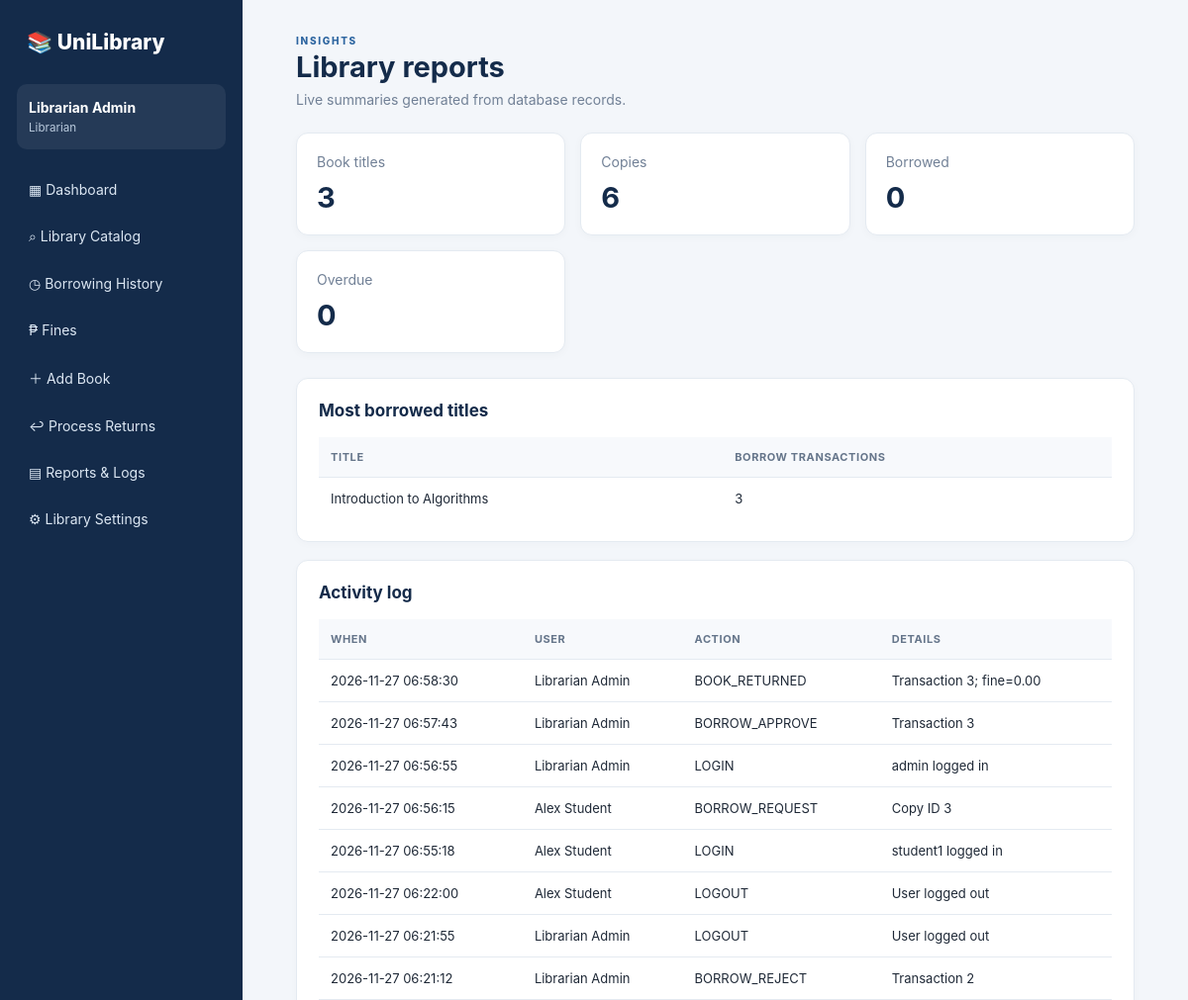
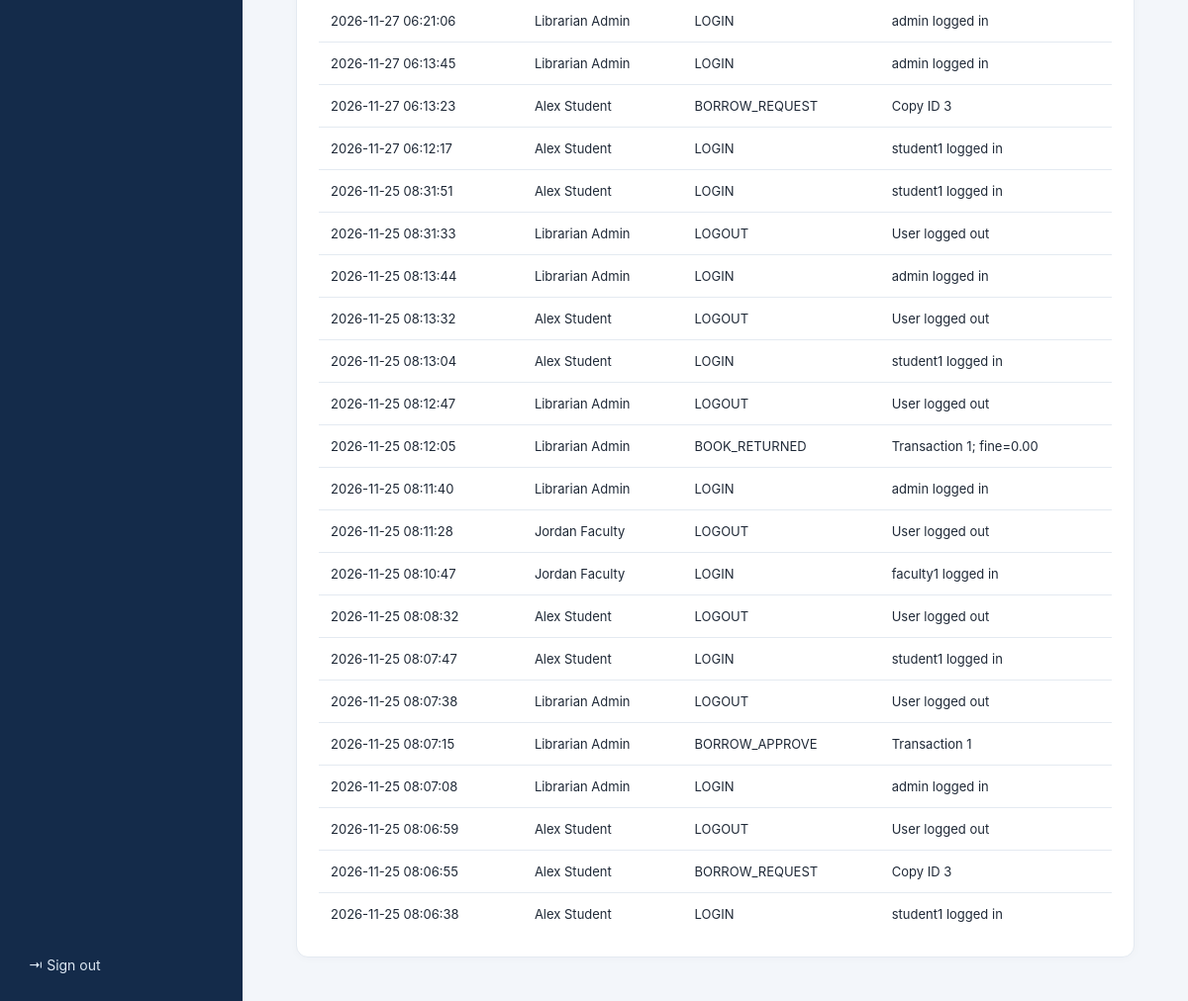
The app's page /reports (signed in) with its own data (2 pictures, top to bottom).
### tables this page shows
CREATE TABLE users (
 id INTEGER PRIMARY KEY AUTOINCREMENT,
 username TEXT NOT NULL UNIQUE,
 password_hash TEXT NOT NULL,
 full_name TEXT NOT NULL,
 email TEXT NOT NULL UNIQUE,
 role TEXT NOT NULL CHECK(role IN ('librarian','student','faculty')),
 student_number TEXT,
 department TEXT,
 created_at TEXT NOT NULL DEFAULT CURRENT_TIMESTAMP
);

CREATE TABLE books (
 id INTEGER PRIMARY KEY AUTOINCREMENT,
 isbn TEXT UNIQUE,
 title TEXT NOT NULL,
 publisher TEXT,
 publication_year INTEGER,
 category_id INTEGER REFERENCES categories(id) ON DELETE SET NULL,
 description TEXT,
 created_at TEXT NOT NULL DEFAULT CURRENT_TIMESTAMP
);

CREATE TABLE activity_logs (
 id INTEGER PRIMARY KEY AUTOINCREMENT,
 user_id INTEGER REFERENCES users(id),
 action TEXT NOT NULL,
 details TEXT,
 created_at TEXT NOT NULL DEFAULT CURRENT_TIMESTAMP
);

### app.py (the view)
@app.route("/reports")
@roles("librarian")
def reports():
    stats = dashboard_counts()
    with connect() as db:
        popular = db.execute("""SELECT b.title,COUNT(t.id) total FROM books b
          JOIN book_copies c ON c.book_id=b.id JOIN borrow_transactions t ON t.copy_id=c.id
          GROUP BY b.id ORDER BY total DESC LIMIT 10""").fetchall()
        logs = db.execute("""SELECT l.*,u.full_name FROM activity_logs l LEFT JOIN users u ON u.id=l.user_id
          ORDER BY l.id DESC LIMIT 30""").fetchall()
    return render_template("admin/reports.html", stats=stats, popular=popular, logs=logs)

### app.py (called while the page is built)
def current_user():
    if "user_id" not in session: return None
    with connect() as db:
        return db.execute("SELECT * FROM users WHERE id=?", (session["user_id"],)).fetchone()

def login_required(fn):
    @wraps(fn)
    def wrapper(*args, **kwargs):
        if not current_user():
            flash("Please log in first.", "warning")
            return redirect(url_for("login"))
        return fn(*args, **kwargs)
    return wrapper

def roles(*allowed):
    def decorator(fn):
        @wraps(fn)
        @login_required
        def wrapper(*args, **kwargs):
            user = current_user()
            if user["role"] not in allowed: abort(403)
            return fn(*args, **kwargs)
        return wrapper
    return decorator

@app.context_processor
def inject_user():
    return {"logged_user": current_user()}

### database.py (called while the page is built)
def connect():
    DB_PATH.parent.mkdir(parents=True, exist_ok=True)
    conn = sqlite3.connect(DB_PATH)
    conn.row_factory = sqlite3.Row
    conn.execute("PRAGMA foreign_keys = ON")
    return conn

### services/report_service.py (called while the page is built, shortened)
def dashboard_counts(user_id=None):
    with connect() as db:
        if user_id is None:
            return {
                "books": db.execute("SELECT COUNT(*) FROM books").fetchone()[0],
                "copies": db.execute("SELECT COUNT(*) FROM book_copies").fetchone()[0],
                "borrowed": db.execute("SELECT COUNT(*) FROM borrow_transactions WHERE status IN ('borrowed','overdue')").fetchone()[0],
                "pending": db.execute("SELECT COUNT(*) FROM borrow_transactions WHERE status='pending'").fetchone()[0],
                "overdue": db.execute("SELECT COUNT(*) FROM borrow_transactions WHERE status='overdue' OR (status='borrowed' AND due_date < date('now'))").fetchone()[0],
                "users": db.execute("SELECT COUNT(*) FROM users").fetchone()[0],
            }

### templates/admin/reports.html
{% extends "base.html" %}{% block title %}Reports{% endblock %}{% block content %}
<div class="page-head"><div><p class="eyebrow">INSIGHTS</p><h1>Library reports</h1><p class="muted">Live summaries generated from database records.</p></div></div>
<div class="stats"><div class="stat"><span>Book titles</span><strong>{{ stats.books }}</strong></div><div class="stat"><span>Copies</span><strong>{{ stats.copies }}</strong></div><div class="stat"><span>Borrowed</span><strong>{{ stats.borrowed }}</strong></div><div class="stat"><span>Overdue</span><strong>{{ stats.overdue }}</strong></div></div>
<section class="panel"><h2>Most borrowed titles</h2><div class="table-wrap"><table><thead><tr><th>Title</th><th>Borrow transactions</th></tr></thead><tbody>{% for p in popular %}<tr><td>{{ p.title }}</td><td>{{ p.total }}</td></tr>{% else %}<tr><td colspan="2" class="empty">No borrowing data yet.</td></tr>{% endfor %}</tbody></table></div></section>
<section class="panel"><h2>Activity log</h2><div class="table-wrap"><table><thead><tr><th>When</th><th>User</th><th>Action</th><th>Details</th></tr></thead><tbody>{% for l in logs %}<tr><td>{{ l.created_at }}</td><td>{{ l.full_name or 'System' }}</td><td>{{ l.action }}</td><td>{{ l.details }}</td></tr>{% endfor %}</tbody></table></div></section>
{% endblock %}

### templates/base.html (shortened to what this page needs)
<!doctype html>
<html lang="en"><head><meta charset="utf-8"><meta name="viewport" content="width=device-width, initial-scale=1">
<title>{% block title %}University Library{% endblock %}</title><link rel="stylesheet" href="{{ url_for('static', filename='css/style.css') }}"></head>
<body>
{% if logged_user %}
<aside class="sidebar"><div class="brand">📚 <span>UniLibrary</span></div>
<div class="user-mini"><strong>{{ logged_user.full_name }}</strong><small>{{ logged_user.role|title }}</small></div>
<nav>
<a href="{{ url_for('dashboard') }}">▦ Dashboard</a><a href="{{ url_for('catalog') }}">⌕ Library Catalog</a>
<a href="{{ url_for('history') }}">◷ Borrowing History</a><a href="{{ url_for('fines') }}">₱ Fines</a>
{% if logged_user.role == 'librarian' %}
<a href="{{ url_for('add_book') }}">＋ Add Book</a><a href="{{ url_for('returns') }}">↩ Process Returns</a>
<a href="{{ url_for('reports') }}">▤ Reports & Logs</a><a href="{{ url_for('settings') }}">⚙ Library Settings</a>
{% endif %}
</nav><a class="logout" href="{{ url_for('logout') }}">⇥ Sign out</a></aside>
{% endif %}
<main class="{{ 'main' if logged_user else 'auth-main' }}">
{% block content %}{% endblock %}
</main>
</body></html>

### static/css/style.css (style rules this page uses)
:root { --navy:#142b4a;--navy2:#1d3d63;--blue:#2d65a0;--bg:#f3f6fa;--text:#1f2937;--muted:#718096;--line:#e4eaf1;--white:#fff }
* { box-sizing:border-box }
body { margin:0;background:var(--bg);color:var(--text);font-family:Inter,Segoe UI,Arial,sans-serif;font-size:14px }
.sidebar { position:fixed;inset:0 auto 0 0;width:245px;background:var(--navy);color:white;padding:25px 17px;display:flex;flex-direction:column;z-index:3 }
.brand { font-size:21px;font-weight:800;padding:5px 10px 30px }
.user-mini { padding:15px 12px;background:#ffffff12;border-radius:10px;margin-bottom:20px;display:flex;flex-direction:column;gap:5px }
.user-mini small { color:#b8c9dc }
nav { display:flex;flex-direction:column;gap:6px }
nav a,.logout { color:#dce7f3;text-decoration:none;padding:12px;border-radius:8px }
.logout { margin-top:auto }
.main { margin-left:245px;padding:35px 4.5%;max-width:1600px }
.page-head { display:flex;align-items:center;justify-content:space-between;gap:20px;margin-bottom:25px }
.page-head h1 { font-size:29px;margin:3px 0 7px;color:var(--navy) }
.eyebrow { font-size:10px;letter-spacing:1.7px;color:var(--blue);font-weight:800;margin:0 }
.muted { color:var(--muted);margin:0 }
.stats { display:grid;grid-template-columns:repeat(3,minmax(0,1fr));gap:15px;margin:20px 0 25px }
.stat { background:white;border:1px solid var(--line);border-radius:12px;padding:20px;box-shadow:0 2px 8px #17324d08 }
.stat span { color:var(--muted);display:block;margin-bottom:10px }
.stat strong { font-size:29px;color:var(--navy) }
.panel { background:white;border:1px solid var(--line);border-radius:12px;padding:22px;margin:18px 0;box-shadow:0 2px 8px #17324d06 }
.panel h2 { font-size:17px;color:var(--navy);margin:0 0 17px }
.table-wrap { overflow-x:auto }
table { border-collapse:collapse;width:100%;min-width:650px }
th { text-align:left;background:#f7f9fc;color:#65758a;font-size:11px;text-transform:uppercase;letter-spacing:.6px }
td,th { padding:13px 12px;border-bottom:1px solid var(--line) }
td { font-size:13px }
tr:last-child td { border-bottom:0 }

### records on screen
users: full_name "Librarian Admin", role "Librarian"
books: title "Introduction to Algorithms", total "3"
activity_logs: created_at "2026-11-27 06:58:30", full_name "Librarian Admin", action "BOOK_RETURNED", details "Transaction 3; fine=0.00"
activity_logs: created_at "2026-11-27 06:57:43", full_name "Librarian Admin", action "BORROW_APPROVE", details "Transaction 3"
activity_logs: created_at "2026-11-27 06:56:55", full_name "Librarian Admin", action "LOGIN", details "admin logged in"
activity_logs: created_at "2026-11-27 06:56:15", full_name "Alex Student", action "BORROW_REQUEST", details "Copy ID 3"
activity_logs: created_at "2026-11-27 06:55:18", full_name "Alex Student", action "LOGIN", details "student1 logged in"
activity_logs: created_at "2026-11-27 06:22:00", full_name "Alex Student", action "LOGOUT", details "User logged out"
activity_logs: created_at "2026-11-27 06:21:55", full_name "Librarian Admin", action "LOGOUT", details "User logged out"
activity_logs: created_at "2026-11-27 06:21:12", full_name "Librarian Admin", action "BORROW_REJECT", details "Transaction 2"
activity_logs: created_at "2026-11-27 06:21:06", full_name "Librarian Admin", action "LOGIN", details "admin logged in"
activity_logs: created_at "2026-11-27 06:13:45", full_name "Librarian Admin", action "LOGIN", details "admin logged in"
activity_logs: created_at "2026-11-27 06:13:23", full_name "Alex Student", action "BORROW_REQUEST", details "Copy ID 3"
activity_logs: created_at "2026-11-27 06:12:17", full_name "Alex Student", action "LOGIN", details "student1 logged in"
activity_logs: created_at "2026-11-25 08:31:51", full_name "Alex Student", action "LOGIN", details "student1 logged in"
activity_logs: created_at "2026-11-25 08:31:33", full_name "Librarian Admin", action "LOGOUT", details "User logged out"
activity_logs: created_at "2026-11-25 08:13:44", full_name "Librarian Admin", action "LOGIN", details "admin logged in"
activity_logs: created_at "2026-11-25 08:13:32", full_name "Alex Student", action "LOGOUT", details "User logged out"
activity_logs: created_at "2026-11-25 08:13:04", full_name "Alex Student", action "LOGIN", details "student1 logged in"
activity_logs: created_at "2026-11-25 08:12:47", full_name "Librarian Admin", action "LOGOUT", details "User logged out"
activity_logs: created_at "2026-11-25 08:12:05", full_name "Librarian Admin", action "BOOK_RETURNED", details "Transaction 1; fine=0.00"
activity_logs: created_at "2026-11-25 08:11:40", full_name "Librarian Admin", action "LOGIN", details "admin logged in"
activity_logs: created_at "2026-11-25 08:11:28", full_name "Jordan Faculty", action "LOGOUT", details "User logged out"
activity_logs: created_at "2026-11-25 08:10:47", full_name "Jordan Faculty", action "LOGIN", details "faculty1 logged in"
activity_logs: created_at "2026-11-25 08:08:32", full_name "Alex Student", action "LOGOUT", details "User logged out"
activity_logs: created_at "2026-11-25 08:07:47", full_name "Alex Student", action "LOGIN", details "student1 logged in"
activity_logs: created_at "2026-11-25 08:07:38", full_name "Librarian Admin", action "LOGOUT", details "User logged out"
activity_logs: created_at "2026-11-25 08:07:15", full_name "Librarian Admin", action "BORROW_APPROVE", details "Transaction 1"
activity_logs: created_at "2026-11-25 08:07:08", full_name "Librarian Admin", action "LOGIN", details "admin logged in"
activity_logs: created_at "2026-11-25 08:06:59", full_name "Alex Student", action "LOGOUT", details "User logged out"
activity_logs: created_at "2026-11-25 08:06:55", full_name "Alex Student", action "BORROW_REQUEST", details "Copy ID 3"
activity_logs: created_at "2026-11-25 08:06:38", full_name "Alex Student", action "LOGIN", details "student1 logged in"

### other values on screen
{{ stats.books }} "3"
{{ stats.copies }} "6"
{{ stats.borrowed }} "0"
{{ stats.overdue }} "0"
